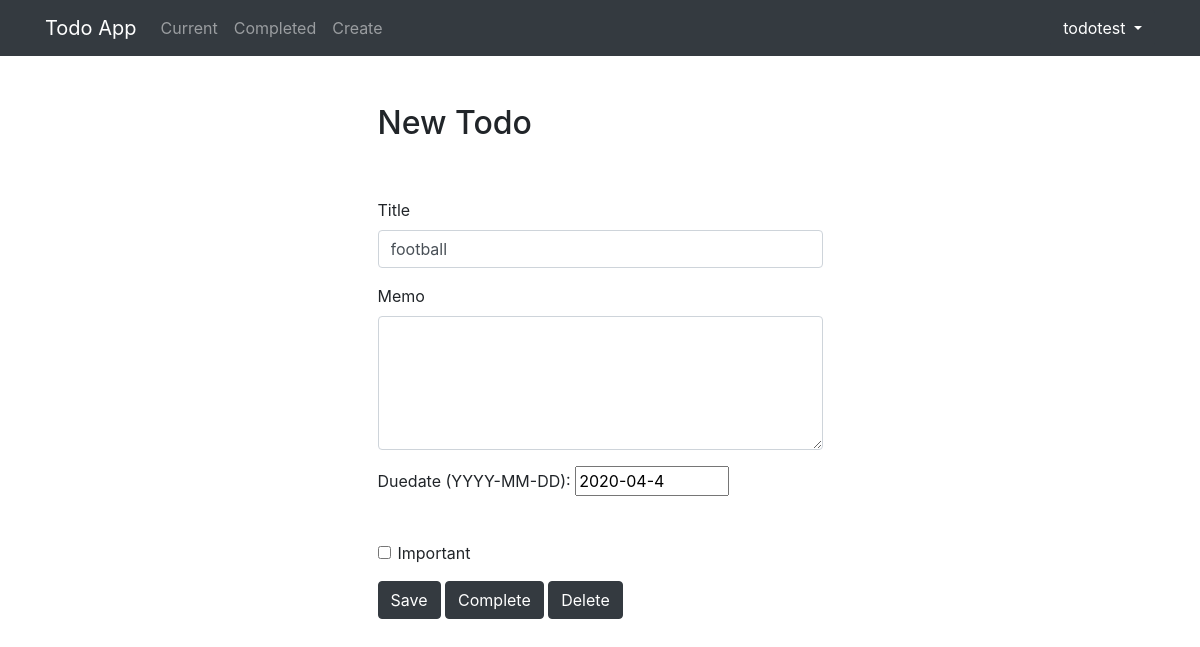
Before: /todo/12 (signed in) with the older database file.
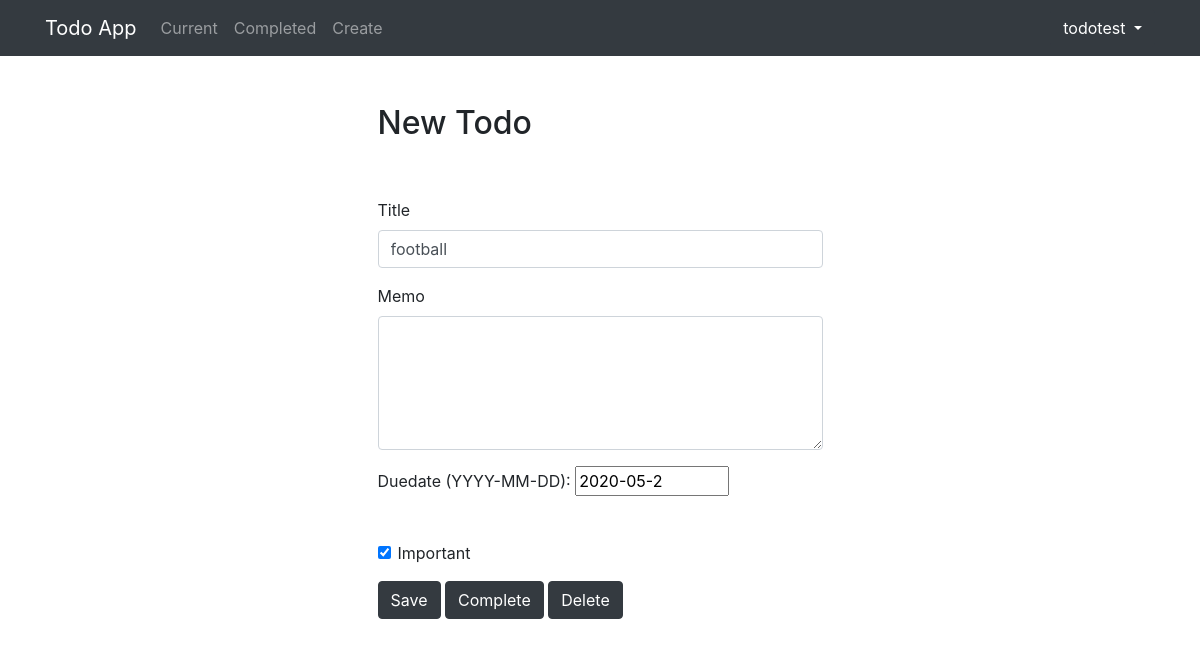
After: the same page with the newer database file.
### todolist/models.py (models this page shows, shortened)
class Todo(models.Model):
    title = models.CharField(max_length = 100)
    memo = models.TextField(blank = True)
    created = models.DateTimeField(auto_now_add = True)
    datecompleted = models.DateTimeField(null = True, blank = True)
    important = models.BooleanField(default = False)
    user = models.ForeignKey(User, on_delete=models.CASCADE)
    duedate = models.DateField(auto_now = False, null = True, blank = True)

### todolist/views.py (the view, shortened to what this page needs)
# urls.py: path('todo/<int:todo_pk>', views.viewtodo, name = "viewtodo"),
@login_required
def viewtodo(request, todo_pk):
    todo = get_object_or_404(Todo, pk=todo_pk, user = request.user)
    if request.method == "GET":
        form = TodoForm(instance = todo)
        context = {
            'todo': todo,
            'form': form
        }
        return render(request, 'todolist/viewtodo.html', context)

### todolist/forms.py
class TodoForm(ModelForm):
    class Meta:
        model = Todo
        fields = ['title', 'memo', 'important','duedate']

### todolist/templates/todolist/viewtodo.html (shortened to what this page needs)
{% extends "todolist/base.html" %}
{% block content %}
    <div class="row justify-content-center mt-5">
        <div class="col-md-5">
            <h2>New Todo</h2>
        </div>
    </div>
    <div class="row justify-content-center mt-5">
        <div class="col-md-5">
            <form method="POST">
                <div class="form-group">
                    <label for="title">Title</label>
                    <input type="text" name="title" class="form-control" id="title" value="{{ todo.title }}" required>
                </div>
                <div class="form-group">
                    <label for="memo">Memo</label>
                    <textarea name="memo" rows="5" class="form-control" id="memo" >{{ todo.memo }}</textarea>
                </div>
                <div class="form-group">
                    <label for="id_duedate">Duedate (YYYY-MM-DD):</label>
                    <input type="text" name="duedate" autocomplete="off" value = "{{ todo.duedate|date:'Y-m-j'}}" class="vDateField" size="10" id="id_duedate">
                </div> <br>
                <div class="form-group form-check">
                    <input type="checkbox" name="important" class="form-check-input" id="important" {% if todo.important %}checked{% endif %}>
                    <label class="form-check-label" for="important">Important</label>
                </div>
                <button type="submit" class="btn btn-dark">Save</button>
                <button type="button" class="btn btn-dark" onclick="$('#complete').click()">Complete</button>
                <button type="button" class="btn btn-dark" onclick="$('#delete').click()">Delete</button>
            </form>
        </div>
    </div>
{% endblock %}

Changed rows visible on the page:
changed Todo "football": duedate "2020-04-4" → "2020-05-2"; important "☐" → "☑"
